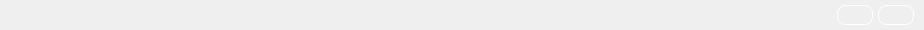
<?xml version="1.0" encoding="UTF-8"?>
<ui version="4.0">
 <class>RecordItem</class>
 <widget class="QWidget" name="RecordItem">
  <property name="geometry">
   <rect>
    <x>0</x>
    <y>0</y>
    <width>924</width>
    <height>30</height>
   </rect>
  </property>
  <property name="windowTitle">
   <string>Form</string>
  </property>
  <layout class="QHBoxLayout" name="horizontalLayout_3">
   <property name="spacing">
    <number>0</number>
   </property>
   <property name="leftMargin">
    <number>0</number>
   </property>
   <property name="topMargin">
    <number>0</number>
   </property>
   <property name="rightMargin">
    <number>0</number>
   </property>
   <property name="bottomMargin">
    <number>0</number>
   </property>
   <item>
    <layout class="QHBoxLayout" name="horizontalLayout_2" stretch="8,0,2">
     <property name="spacing">
      <number>30</number>
     </property>
     <item>
      <widget class="QPushButton" name="pushButton_record">
       <property name="minimumSize">
        <size>
         <width>80</width>
         <height>26</height>
        </size>
       </property>
       <property name="maximumSize">
        <size>
         <width>16777215</width>
         <height>26</height>
        </size>
       </property>
       <property name="styleSheet">
        <string notr="true">QPushButton
{
border:none;
background-color:transparent;
text-align:left;
padding-left:8px;
color: #d0d0d1;
}

QPushButton:hover
{
/*text-decoration:line-through;*/
color:#2ba8fc;
}

QPushButton:selected
{

}</string>
       </property>
       <property name="text">
        <string/>
       </property>
      </widget>
     </item>
     <item>
      <spacer name="horizontalSpacer">
       <property name="orientation">
        <enum>Qt::Horizontal</enum>
       </property>
       <property name="sizeHint" stdset="0">
        <size>
         <width>20</width>
         <height>20</height>
        </size>
       </property>
      </spacer>
     </item>
     <item>
      <layout class="QHBoxLayout" name="horizontalLayout">
       <property name="spacing">
        <number>5</number>
       </property>
       <item>
        <widget class="QLabel" name="label_time">
         <property name="minimumSize">
          <size>
           <width>120</width>
           <height>26</height>
          </size>
         </property>
         <property name="maximumSize">
          <size>
           <width>120</width>
           <height>26</height>
          </size>
         </property>
         <property name="styleSheet">
          <string notr="true">QLabel
{
border:none;
color: #d0d0d1;
background-color: transparent;
}</string>
         </property>
         <property name="text">
          <string/>
         </property>
        </widget>
       </item>
       <item>
        <widget class="QPushButton" name="pushButton_modify">
         <property name="minimumSize">
          <size>
           <width>36</width>
           <height>20</height>
          </size>
         </property>
         <property name="maximumSize">
          <size>
           <width>36</width>
           <height>20</height>
          </size>
         </property>
         <property name="styleSheet">
          <string notr="true">QPushButton
{
border:1px solid white;
border-radius:8px;
background-color:transparent;
text-align:center;
color: #d0d0d1;
}

QPushButton:hover
{
border:1px solid #0070d9;
border-radius:8px;
background-color:#f0f0f0;
color:#2ba8fc;
}

QPushButton:selected
{

}</string>
         </property>
         <property name="text">
          <string/>
         </property>
        </widget>
       </item>
       <item>
        <widget class="QPushButton" name="pushButton_delete">
         <property name="minimumSize">
          <size>
           <width>36</width>
           <height>20</height>
          </size>
         </property>
         <property name="maximumSize">
          <size>
           <width>36</width>
           <height>20</height>
          </size>
         </property>
         <property name="styleSheet">
          <string notr="true">QPushButton
{
border:1px solid white;
border-radius:8px;
background-color:transparent;
text-align:center;
color: #d0d0d1;
}

QPushButton:hover
{
border:1px solid #0070d9;
border-radius:8px;
background-color:#f0f0f0;
color:#2ba8fc;
}

QPushButton:selected
{

}</string>
         </property>
         <property name="text">
          <string/>
         </property>
        </widget>
       </item>
       <item>
        <spacer name="horizontalSpacer_2">
         <property name="orientation">
          <enum>Qt::Horizontal</enum>
         </property>
         <property name="sizeType">
          <enum>QSizePolicy::Fixed</enum>
         </property>
         <property name="sizeHint" stdset="0">
          <size>
           <width>10</width>
           <height>20</height>
          </size>
         </property>
        </spacer>
       </item>
      </layout>
     </item>
    </layout>
   </item>
  </layout>
 </widget>
 <resources/>
 <connections/>
</ui>
